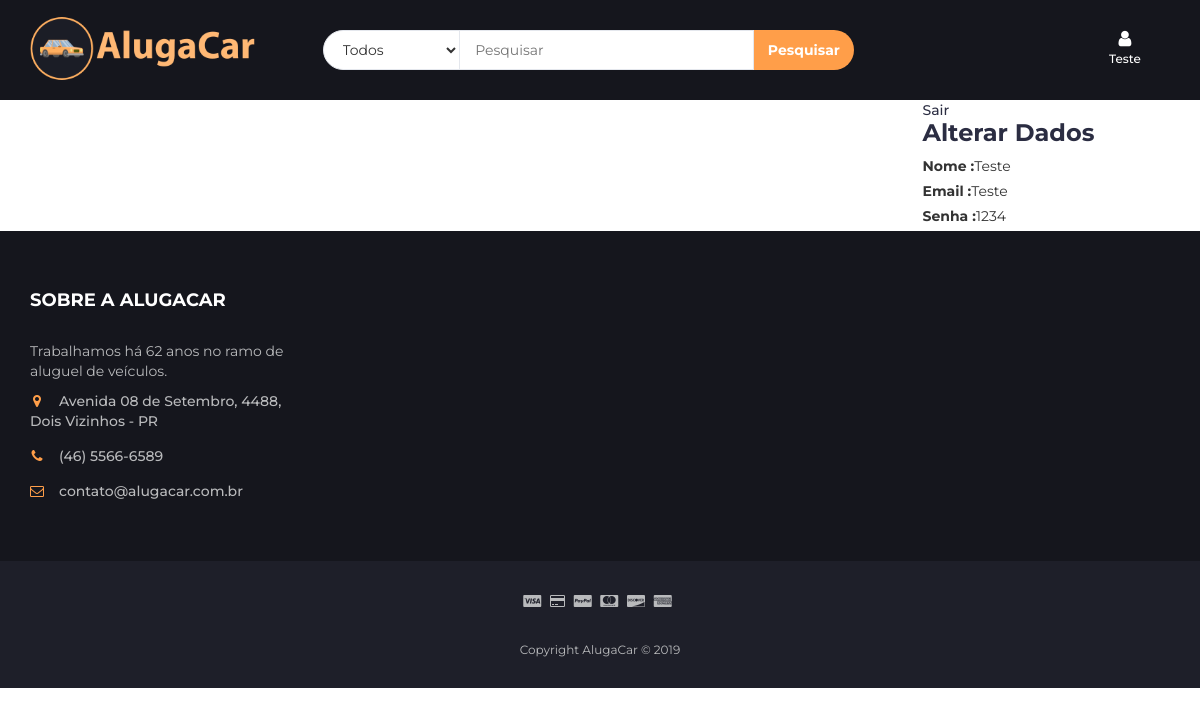
The app's page /user_page (signed in) with its own data.
### AlugaCarSite/models.py (models this page shows, shortened)
class Cliente(models.Model):
    nome = models.CharField(max_length=50)
    email = models.CharField(max_length=50)
    senha = models.CharField(max_length=50)

### AlugaCarSite/views.py (the view)
# urls.py: path("user_page", user_page,name="user_page"),
def user_page(request):
    iduser=request.session.get('login')
    if iduser < 0 or not iduser:
        return redirect("home")
    user = Cliente.objects.get(id=iduser)
    alu = Aluguel.objects.all()
    alugueis=[]
    for i in alu:
        if i.cliente.id == user.id:
            alugueis.append(i)
    return render(request,"user_page.html",{"cliente":user,'alugueis':alugueis})

### AlugaCarSite/templates/user_page.html (shortened to what this page needs)
{% load staticfiles %}
<!DOCTYPE html>
<html lang="en">
<head>
	<link type="text/css" rel="stylesheet" href="{% static 'css/bootstrap.min.css' %}" />
	<link type="text/css" rel="stylesheet" href="{% static 'css/slick.css' %}" />
	<link type="text/css" rel="stylesheet" href="{% static 'css/slick-theme.css' %}" />
	<link type="text/css" rel="stylesheet" href="{% static 'css/nouislider.min.css' %}" />
	<link rel="stylesheet" href="{% static 'css/font-awesome.min.css' %}">
	<link type="text/css" rel="stylesheet" href="{% static 'css/style.css' %}" />
</head>
<body>
	<header>
		<div id="header">
			<div class="container">
				<div class="row">
					<div class="col-md-3">
						<div class="header-logo">
							<a href="{% url 'home' %}" class="logo">
								<img src="{% static '/img/banner.png' %}" alt="" width='225'>
							</a>
						</div>
					</div>
					<div class="col-md-6">
						<div class="header-search">
							<form>
								<select class="input-select">
									<option value="0">Todos</option>
								</select>
								<input class="input" placeholder="Pesquisar">
								<button class="search-btn">Pesquisar</button>
							</form>
						</div>
					</div>
					<div class="col-md-3 clearfix">
						<div class="header-ctn">
							<div class="dropdown">
								{% if cliente.nome != "Login" %}
								<a href="{% url 'user_page' %}" class="dropdown-toggle" data-toggle="dropdown"
									aria-expanded="true">
									<i class="fa fa-user"></i>
									<span>{{cliente.nome}}</span>
								</a>
								{% endif %}
							</div>
						</div>
					</div>
				</div>
			</div>
		</div>
	</header>
    <div class="row">
    <div class="col-md-9">
    </div>
    <div class="col-md-3">
	<a href="{% url 'home_deslog' %}" >Sair</a>
    <h3> Alterar Dados</h3>
    <label>Nome : </label>{{cliente.nome}}
    <br>
    <label>Email : </label>{{cliente.email}}
    <br>
    <label>Senha : </label>{{cliente.senha}}
    </div>
    </div>
	<footer id="footer">
		<div class="section" id="contato">
			<div class="container">
				<div class="row">
					<div class="col-md-3 col-xs-6">
						<div class="footer">
							<h3 class="footer-title">Sobre a AlugaCar</h3>
							<p>Trabalhamos há 62 anos no ramo de aluguel de veículos.</p>
							<ul class="footer-links">
								<li><a href="https://www.google.com/maps/search/?api=1&query=UTFPR+Dois+Vizinhos"><i class="fa fa-map-marker"></i>Avenida 08 de Setembro, 4488, Dois Vizinhos - PR</a></li>
								<li><a href="tel:4655666589"><i class="fa fa-phone"></i>(46) 5566-6589</a></li>
								<li><a href="mailto:contato@alugacar.com.br"><i class="fa fa-envelope-o"></i>contato@alugacar.com.br</a></li>
							</ul>
						</div>
					</div>
				</div>
			</div>
		</div>
		<div id="bottom-footer" class="section">
			<div class="container">
				<div class="row">
					<div class="col-md-12 text-center">
						<ul class="footer-payments">
							<li><i class="fa fa-cc-visa"></i></li>
							<li><i class="fa fa-credit-card"></i></li>
							<li><i class="fa fa-cc-paypal"></i></li>
							<li><i class="fa fa-cc-mastercard"></i></li>
							<li><i class="fa fa-cc-discover"></i></li>
							<li><i class="fa fa-cc-amex"></i></li>
						</ul>
						<span class="copyright">
							Copyright AlugaCar &copy;
						</span>
					</div>
				</div>
			</div>
		</div>
	</footer>
</body>
</html>

### AlugaCarSite/static/css/style.css (style rules this page uses)
body { font-family: 'Montserrat', sans-serif; font-weight: 400; color: #333; }
h1, h2, h3, h4, h5, h6 { color: #2B2D42; font-weight: 700; margin: 0 0 10px; }
a { color: #2B2D42; font-weight: 500; -webkit-transition: 0.2s color; transition: 0.2s color; }
ul, ol { margin: 0; padding: 0; list-style: none }
.input { height: 40px; padding: 0px 15px; border: 1px solid #E4E7ED; background-color: #FFF; width: 100%; }
.input-select { padding: 0px 15px; background: #FFF; border: 1px solid #E4E7ED; height: 40px; }
.section { padding-top: 30px; padding-bottom: 30px; }
#header { padding-top: 15px; padding-bottom: 15px; background-color: #15161D; }
.header-logo { float: left; }
.header-logo .logo img { display: block; }
.header-search { padding: 15px 0px; }
.header-search form { position: relative; }
.header-search form .input-select { margin-right: -4px; border-radius: 40px 0px 0px 40px; }
.header-search form .input { width: calc(100% - 260px); margin-right: -4px; }
.header-search form .search-btn { height: 40px; width: 100px; background: #FF9E49; color: #FFF; font-weight: 700; border: none; border-radius: 0px 40px 40px 0px; }
form button { height: 40px; background: #FF9E49; color: #FFF; font-weight: 700; width: 130px; border: none; border-radius: 40px 40px 40px 40px; }
.header-ctn { float: right; padding: 15px 0px; }
.header-ctn>div { display: inline-block; }
.header-ctn>div>a { display: block; position: relative; width: 90px; text-align: center; color: #FFF; }
.header-ctn>div>a>i { display: block; font-size: 18px; }
.header-ctn>div>a>span { font-size: 12px; }
#footer { background: #15161D; color: #B9BABC; }
#bottom-footer { background: #1E1F29; }
.footer { margin: 30px 0px; }
.footer .footer-title { color: #FFF; text-transform: uppercase; font-size: 18px; margin: 0px 0px 30px; }
.footer-links li+li { margin-top: 15px; }
.footer-links li a { color: #B9BABC; }
.footer-links li i { margin-right: 15px; color: #FF9E49; width: 14px; text-align: center; }
.copyright { margin-top: 30px; display: block; font-size: 12px; }
.footer-payments li { display: inline-block; margin-right: 5px; }

### records on screen
Cliente: nome "Teste", email "Teste", senha "1234"
